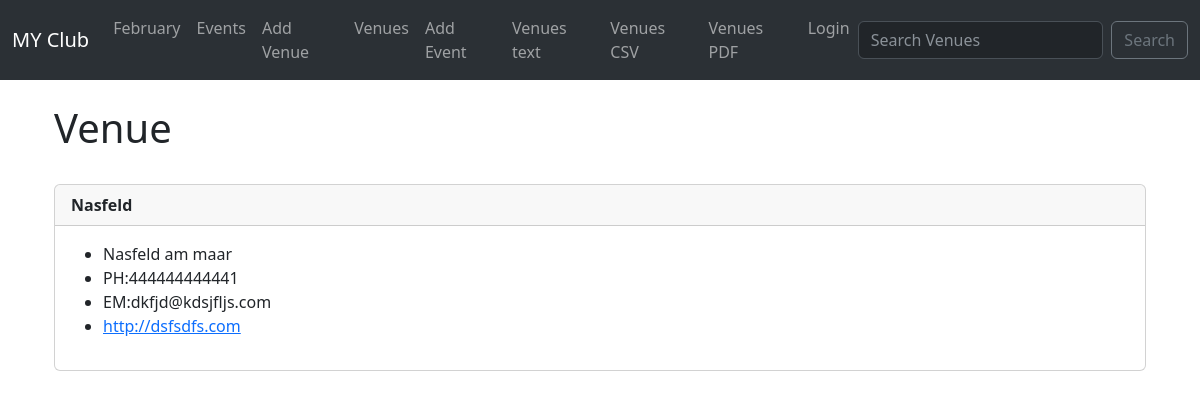
Page /show_venues/3 on the earlier database version.
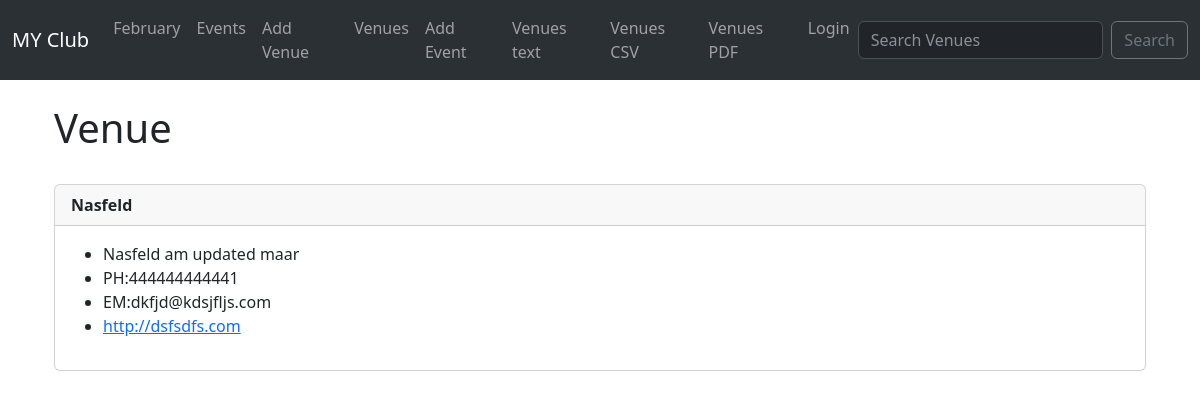
Same page on the later database version.
### events/models.py (models this page shows, shortened)
class Venue(models.Model):
	name = models.CharField('Venue Name', max_length=120)
	address = models.CharField(max_length=120, blank=True)
	zip_code = models.CharField('Zip_code', max_length=120, blank=True)
	phone = models.CharField('Contact Phone', max_length=120, blank=True)
	web = models.URLField('Website Address', blank=True)
	email_address = models.EmailField('Email Address', blank=True)

### events/views.py (the view)
# urls.py: path('show_venues/<venue_id>', views.show_venue, name='show_venue'),
def show_venue(request, venue_id):
	venue = Venue.objects.get(pk=venue_id)
	return render(request,"events/show_venue.html",{
		'venue': venue,
		})

### events/templates/events/show_venue.html
{% extends 'events/base.html' %}
{% block content %}
<div class="container">
<h1> Venue </h1>
<br/>
<div class="card ">
  <div class="card-header">
    <strong>{{ venue.name }}</strong>
  </div>
  <div class="card-body">
  	<ul>
  		<li>{{ venue.address }}</li>
    	<li>PH:{{ venue.phone }}</li>
    	<li>EM:{{ venue.email_address }}</li>
    	<li><a href="{{ venue.web }}">{{ venue.web }}</a></li>
	</ul>
</div>
</div>
<br/>
{%  endblock %}

Differences in the rows shown:
changed Venue "Nasfeld": address "Nasfeld am maar" → "Nasfeld am updated maar"
